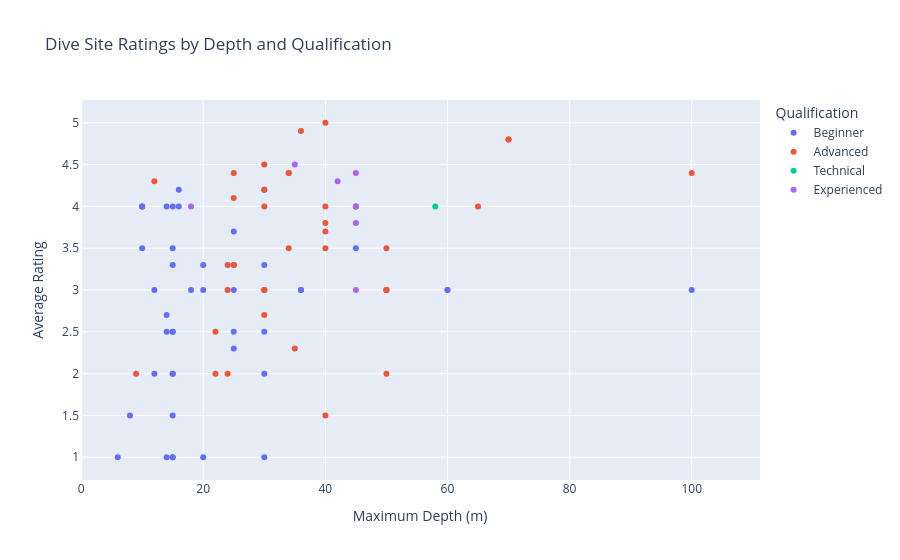

The notebook cell saved with this chart:
### Markdown cell above
## 6. Analysis
Relationship between maximum depth, rating and difficulty — deeper sites tend to be reserved for Advanced or Technical divers.

### Code cell
import plotly.express as px

fig = px.scatter(
    df_with_coords,
    x="depth_max_clean",
    y="avg",
    color="qualification",
    hover_name="site",
    labels={
        "depth_max_clean": "Maximum Depth (m)",
        "avg": "Average Rating",
        "qualification": "Qualification"
    },
    title="Dive Site Ratings by Depth and Qualification"
)

fig.show()

### Figure 1 — Plotly figure (JSON) as saved in the notebook; plotly's stock layout.template omitted (floating-point values rounded to 4 significant figures)
{"data": [{"hovertemplate": "<b>%{hovertext}</b><br><br>Qualification=Beginner<br>Maximum Depth (m)=%{x}<br>Average Rating=%{y}<extra></extra>", "hovertext": [null, "Arch (Cirkewwa Arch, Right Arch, Green Arch Reef, Right Reef)", "Paradise Bay (Left Reef)", "Susie's Pool", null, "Finger Reef", "Middle Reef", "East Reef (Left Wall)", "Valley", "Blue Grotto Caves", null, "HMS Maori (L24, F24, G24, Maori)", null, "Exiles Reef", "Fireworks Barge", null, "Fortizza Reef", "Coral Gardens", "Qui Si Sana", "Mini Blue Hole (Ghar id-Duhhan)", "Zonqor Point (Ras iz-Zonqor)", "East Reef", "Cave (Scorpion Cave)", "Anchor", "Reef", "Training area", "Coral Gardens", "Xatt l-Ahmar Bay", "Xatt l-Ahmar Reef", null, "Kantra Caves (Il-Kantra, Mgarr ix-Xini Caves)", null, "Xlendi Tunnel (Xlendi Cave)", "Xlendi Reef", null, "Reef", "Washing Machine", null, "East (East Reef)", null, "Hondoq Reef", "Alex's Cave (Cominotto Cave)", "Anchor Reef (Lautier's Reef, Sikka Tal Lautier)", "Blue Lagoon"], "legendgroup": "Beginner", "marker": {"color": "#636efa", "symbol": "circle"}, "mode": "markers", "name": "Beginner", "orientation": "v", "showlegend": true, "type": "scatter", "x": [30.0, 25.0, 30.0, 18.0, 25.0, 20.0, 12.0, 36.0, 14.0, 14.0, 30.0, 16.0, 25.0, 25.0, 10.0, 15.0, 15.0, 15.0, 15.0, 15.0, 20.0, 25.0, 10.0, 8.0, 12.0, 6.0, 10.0, 30.0, 30.0, 15.0, 14.0, 60.0, 10.0, 60.0, 45.0, 15.0, 15.0, 100.0, 20.0, 15.0, 15.0, 16.0, 36.0, 14.0], "xaxis": "x", "y": [4.2, 3.3, 3.3, 3.0, 3.7, 3.3, 3.0, 3.0, 2.5, 4.0, 2.5, 4.2, 3.0, 2.3, 4.0, 2.0, 4.0, 3.3, 1.5, 3.5, 1.0, 2.5, 4.0, 1.5, 2.0, 1.0, 3.5, 1.0, 2.0, 2.5, 2.7, 3.0, 4.0, 3.0, 3.5, 2.5, 1.0, 3.0, 3.0, 1.0, 2.0, 4.0, 3.0, 1.0], "yaxis": "y"}, {"hovertemplate": "<b>%{hovertext}</b><br><br>Qualification=Advanced<br>Maximum Depth (m)=%{x}<br>Average Rating=%{y}<extra></extra>", "hovertext": ["P29 (Patrol Boat P29, Boltenhagen)", "Rozi (MV Rozi, Tug Boat Rozi, Rozy)", "Cave", "Crib (Crib Reef)", "Black John", "Um El Faroud (MV Um El Faroud, Um El Farud, Um El Farroud, UEF)", "West Reef & Caves (West Reef, Right Wall, Bell Tower Cave, Bell Cave)", "Fort St. Elmo (St. Elmo Reef, Elmo Reef)", "Tug 2 (Tugboat 2, Tug Boat 2, Tuo Lun Er Hao)", "Tugboat 10 (No 10, Number Ten, Tug 10, MV No.10)", "St. Michael (St Michael, St Michale)", "P33 (Patrol Boat P33)", null, "South Reef", "Wreck", null, "Inland Sea & Tunnel (Inland Sea, Tunnel)", "Blue Hole (Blue Cave)", "Azure Reef (Azure Window, Azure Alps)", "Coral Cave", "Rogers Cave (Skuljetti, Big Bear, Little Bear)", "Crocodile Rock", "Tal-Barba Cave (Ghar tal-Barba, Tal-Barba, The Beard, 200m Tunnel)", "Whale Cave (Ghar in-Niexef, Audrey's Crack)", "Blat Ta' Bologna (Mgarr ix-Xini Reef)", "Double Arch (Qbajjar Arch, Double Arches, Twin Arches)", "Calypso Cave (Calypso Tunnel, Triple Arch)", "Middle Finger", "West (Tal-Fessej)", "Fessej Rock (Black Rock, Skoll tal-Fessej)", null, "The Point (Reqqa Point, Ras ir-Reqqa, Reqqa Reef)", "Shrimp's Cave (Shrimp Cave)", "Anchor Reef (Landslide Reef)", null, "Inner Cominotto (Inner Cominotto Reef)", "Cominotto Rock (Cominotto Reef)", "Lighthouse Reef (Outer Lantern Point)", "Inner Lantern Point (Lantern Point West)"], "legendgroup": "Advanced", "marker": {"color": "#EF553B", "symbol": "circle"}, "mode": "markers", "name": "Advanced", "orientation": "v", "showlegend": true, "type": "scatter", "x": [34.0, 34.0, 12.0, 22.0, 40.0, 36.0, 25.0, 35.0, 25.0, 24.0, 24.0, 24.0, 30.0, 30.0, 9.0, 40.0, 40.0, 25.0, 40.0, 30.0, 30.0, 65.0, 30.0, 30.0, 50.0, 45.0, 40.0, 100.0, 30.0, 50.0, 70.0, 70.0, 34.0, 40.0, 50.0, 22.0, 50.0, 50.0, 50.0], "xaxis": "x", "y": [4.4, 4.4, 4.3, 2.0, 3.5, 4.9, 3.3, 2.3, 4.1, 2.0, 3.0, 3.3, 3.0, 4.5, 2.0, 5.0, 3.8, 4.4, 4.0, 4.2, 3.0, 4.0, 4.0, 3.0, 2.0, 4.0, 3.7, 4.4, 2.7, 3.0, 4.8, 4.8, 3.5, 1.5, NaN, 2.5, 3.0, 3.5, 3.0], "yaxis": "y"}, {"hovertemplate": "<b>%{hovertext}</b><br><br>Qualification=Technical<br>Maximum Depth (m)=%{x}<br>Average Rating=%{y}<extra></extra>", "hovertext": ["Reef Beyond Rozi (Right Reef, North Reef)", "Xlendi Underwater Archaeological park (Xlendi park, Archaeological park)", "Bottleneck Cave (Bottleneck, Bottle Cave)"], "legendgroup": "Technical", "marker": {"color": "#00cc96", "symbol": "circle"}, "mode": "markers", "name": "Technical", "orientation": "v", "showlegend": true, "type": "scatter", "x": [45.0, 105.0, 58.0], "xaxis": "x", "y": [4.0, NaN, 4.0], "yaxis": "y"}, {"hovertemplate": "<b>%{hovertext}</b><br><br>Qualification=Experienced<br>Maximum Depth (m)=%{x}<br>Average Rating=%{y}<extra></extra>", "hovertext": ["Cave", "MV Xlendi (Xlendi)", "MV Karwela (Karwela)", "MV Cominoland (Cominoland)", "Submarine Cave", "Billinghurst Cave (Billingshurst Cave, Booming Cave, Railway Tunnel, Ghar ix-Xih, Ghar il-Kbir)", "Hephaestus (MT Hephaestus, M/S Hephaestus)"], "legendgroup": "Experienced", "marker": {"color": "#ab63fa", "symbol": "circle"}, "mode": "markers", "name": "Experienced", "orientation": "v", "showlegend": true, "type": "scatter", "x": [18.0, 45.0, 45.0, 45.0, 45.0, 35.0, 42.0], "xaxis": "x", "y": [4.0, 3.8, 4.4, 4.0, 3.0, 4.5, 4.3], "yaxis": "y"}], "layout": {"legend": {"title": {"text": "Qualification"}, "tracegroupgap": 0}, "title": {"text": "Dive Site Ratings by Depth and Qualification"}, "xaxis": {"anchor": "y", "domain": [0, 1], "title": {"text": "Maximum Depth (m)"}}, "yaxis": {"anchor": "x", "domain": [0, 1], "title": {"text": "Average Rating"}}}}
